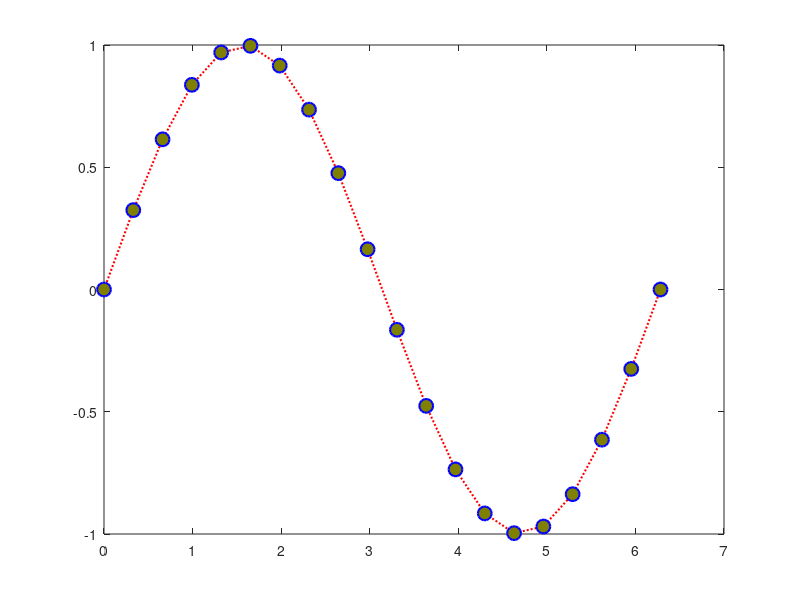

This figure's MATLAB source: (Note: this script raises an error after producing the figure.)
clear
clc

%% info

% 1. title and label

x = linspace(0,2*pi,20);
y = sin(x);

figure(1)
plot(x,y,...
    'LineStyle',':',...
    'Color',[1 0 0],...
    'LineWidth',1.5,...
    'Marker','o',...
    'MarkerSize',10,...
    'MarkerEdgeColor','b',...
    'MarkerFaceColor',[0.5 0.5 0]);
ax = gca;
ax.XAxisLocation = 'top';
ax.YAxisLocation = 'right';
title('2-D Line Plot');
xlabel('x (rad)',...
    'FontSize',14,...
    'FontWeight','bold',...
    'Color','r');
ylabel('sin(x)');

% 2. legend

x = 0:pi/100:2*pi;
y1 = sin(x);
y2 = cos(x);
y3 = sin(x+pi/4);

figure(2);
plot(x,y1,'b-.',x,y2,'r--',x,y3,'m:');
legend('sin(x)','cos(x)','sin(x+pi/4)',...
    'Location','southoutside',...
    'Orientation','Horizontal');
% 'Location' -> lokasi legenda berdasarkan arah mata angin
% 'Position' -> Koordinat

% 3. legend with latex

x = 0:pi/100:2*pi;
y1 = sin(x);
y2 = sin(x+pi/4);
y3 = sin(x+pi/2);

figure(3);
plot(x,y1,'b-.',x,y2,'r--',x,y3,'m:');
xlabel('x (rad)');
legend_handle = legend(...
    '$$\sin(x)$$',...
    '$$\sin(x+\frac{\pi}{2})$$',...
    '$$\sin(x+\frac{\pi}{4})$$');

set(legend_handle,'Interpreter','latex');
